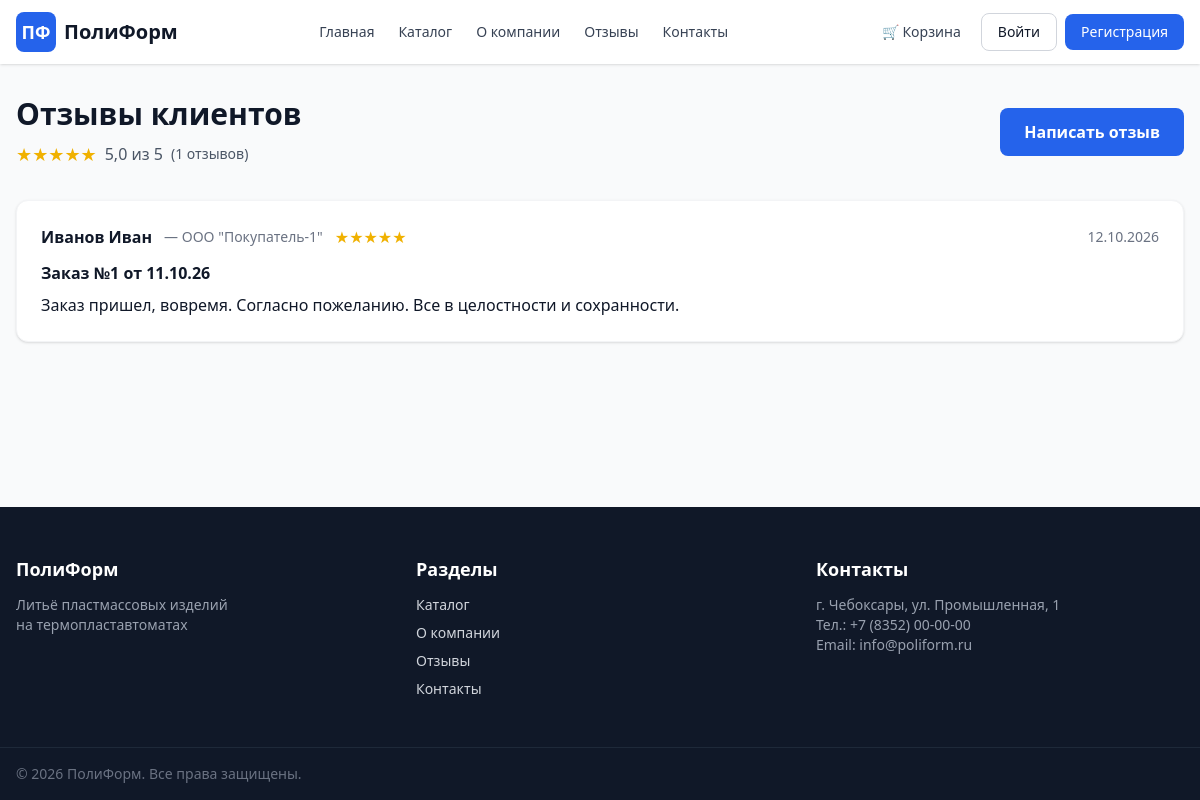
The app's page /reviews/ with its own data.
### reviews/models.py (models this page shows, shortened)
class Review(models.Model):
    STATUS_CHOICES = [
        ('pending', 'На модерации'),
        ('approved', 'Опубликован'),
        ('rejected', 'Отклонён'),
    ]
    user = models.ForeignKey(
        settings.AUTH_USER_MODEL, on_delete=models.SET_NULL,
        null=True, blank=True, related_name='reviews'
    )
    name = models.CharField(max_length=100, verbose_name="Имя")
    email = models.EmailField(verbose_name="Email")
    company = models.CharField(max_length=150, blank=True, verbose_name="Компания")
    rating = models.PositiveSmallIntegerField(
        validators=[MinValueValidator(1), MaxValueValidator(5)],
        verbose_name="Оценка"
    )
    title = models.CharField(max_length=150, blank=True, verbose_name="Заголовок")
    text = models.TextField(verbose_name="Текст отзыва")
    product = models.ForeignKey(
        'catalog.Product', on_delete=models.CASCADE,
        null=True, blank=True, related_name='reviews',
        verbose_name="Товар"
    )
    status = models.CharField(max_length=20, choices=STATUS_CHOICES, default='pending')
    is_verified = models.BooleanField(default=False, verbose_name="Подтверждённый заказ")
    admin_comment = models.TextField(blank=True, verbose_name="Комментарий модератора")
    created_at = models.DateTimeField(auto_now_add=True)
    updated_at = models.DateTimeField(auto_now=True)
    ip_address = models.GenericIPAddressField(null=True, blank=True)
    class Meta:
        ordering = ['-created_at']
        verbose_name = "Отзыв"
        verbose_name_plural = "Отзывы"

### reviews/views.py (the view)
# urls.py: path('', views.review_list, name='list'),
def review_list(request):
    reviews = Review.objects.filter(status='approved', product__isnull=True)
    stats = Review.objects.filter(status='approved').aggregate(
        avg=Avg('rating'), count=Count('id')
    )
    return render(request, 'reviews/list.html', {
        'reviews': reviews,
        'stats': stats,
    })

### orders/cart.py (called while the page is built)
    def __len__(self):
        return sum(item['quantity'] for item in self.cart.values())

### orders/context_processors.py (called while the page is built)
def cart(request):
    return {'cart': Cart(request)}

### templates/reviews/list.html (shortened to what this page needs)
{% extends 'base.html' %}
{% block content %}
<div class="flex items-center justify-between mb-8">
    <div>
        <h1 class="text-3xl font-bold">Отзывы клиентов</h1>
        {% if stats.count %}
            <div class="flex items-center gap-2 mt-2 text-gray-600">
                <span class="text-yellow-500 text-lg">
                    {% for i in "12345"|make_list %}{% if forloop.counter <= stats.avg %}★{% else %}☆{% endif %}{% endfor %}
                </span>
                <span>{{ stats.avg|floatformat:1 }} из 5</span>
                <span class="text-sm">({{ stats.count }} отзывов)</span>
            </div>
        {% endif %}
    </div>
    <a href="{% url 'reviews:create' %}"
       class="px-6 py-3 bg-brand-600 text-white font-semibold rounded-lg hover:bg-brand-700 transition">
        Написать отзыв
    </a>
</div>
{% if reviews %}
    <div class="space-y-4">
        {% for review in reviews %}
            <article class="bg-white p-6 rounded-xl shadow-sm border border-gray-100">
                <header class="flex flex-wrap items-center gap-3 mb-3">
                    <strong class="text-gray-900">{{ review.name }}</strong>
                    {% if review.company %}
                        <span class="text-sm text-gray-500">— {{ review.company }}</span>
                    {% endif %}
                    <span class="text-yellow-500">
                        {% for i in "12345"|make_list %}{% if forloop.counter <= review.rating %}★{% else %}☆{% endif %}{% endfor %}
                    </span>
                    <time class="text-sm text-gray-500 ml-auto">{{ review.created_at|date:"d.m.Y" }}</time>
                </header>
                {% if review.title %}
                    <h3 class="font-semibold text-gray-900 mb-2">{{ review.title }}</h3>
                {% endif %}
                <p class="text-gray-700">{{ review.text|linebreaks }}</p>
            </article>
        {% endfor %}
    </div>
{% endif %}
{% endblock %}

### records on screen
Review: name "Иванов Иван", company "ООО \"Покупатель-1\"", created_at "12.10.2026", title "Заказ №1 от 11.10.26", text "Заказ пришел, вовремя. Согласно пожеланию. Все в целостности и сохранности."

### other values on screen
{{ stats.avg|floatformat:1 }} "5,0"
{{ stats.count }} "1"
